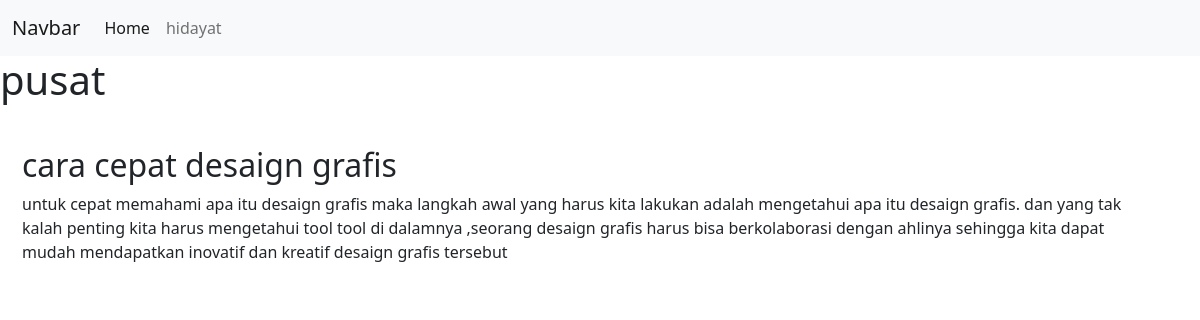
The page /blog/blogsdetail/2/ on the database its author committed.
### blog/models.py (models this page shows, shortened)
class blog(models.Model):
    judul = models.CharField(max_length=255)
    body  = models.TextField()
    category = models.CharField(max_length=100)

### blog/views.py (the view)
# urls.py: path('blogsdetail/<int:id>/', views.blogsdetail, name='detail'),
def blogsdetail(request, id):
    blogs = blog.objects.get(id =id)
    return render(request, 'blog/blogdetail.html', {'blogs':blogs})

### blog/templates/blog/blogdetail.html (shortened to what this page needs)
<!doctype html>
<html lang="en">
  <head>
    <link href="https://cdn.jsdelivr.net/npm/bootstrap@5.2.3/dist/css/bootstrap.min.css" rel="stylesheet">
  </head>
  <body>
    <nav class="navbar navbar-expand-lg bg-light">
        <div class="container-fluid">
          <a class="navbar-brand" href="#">Navbar</a>
          <div class="collapse navbar-collapse" id="navbarSupportedContent">
            <ul class="navbar-nav me-auto mb-2 mb-lg-0">
              <li class="nav-item">
                <a class="nav-link active" aria-current="page" href="/">Home</a>
              </li>
              <li class="nav-item">
                <a class="nav-link" href="/blog">hidayat</a>
              </li>
            </ul>
          </div>
        </div>
      </nav>
      <h1>pusat</h1>
      <br>
      <div class="container" style="margin:10px">
        <h2>{{blogs.judul}}</h2>
        <p>{{blogs.body}}</p>
        </div>
  </body>
</html>

### rows shown on the page
blog: judul "cara cepat desaign grafis", body "untuk cepat memahami apa itu desaign grafis maka langkah awal yang harus kita lakukan adalah mengetahui apa itu desaign grafis. dan yang tak kalah penting kita harus mengetahui tool tool di dalamnya ,seorang desaign grafis harus bisa berkolaborasi dengan ahlinya sehingga kita dapat mudah mendapatkan inovatif dan kreatif desaign grafis tersebut"
